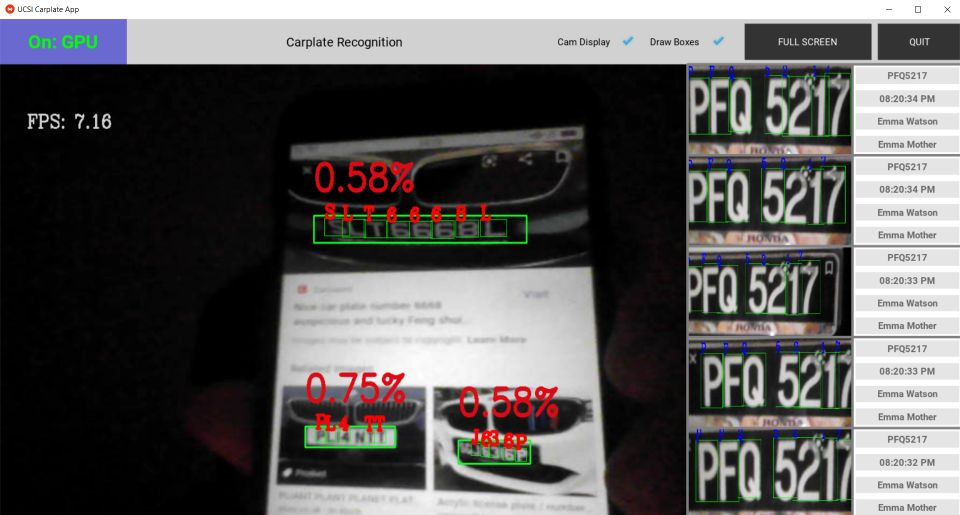
#> input picture img_log/Example1.PNG, 1920 x 1030 px (shown at 1/2 size)
$ python -i utils.py   (imports and definitions only)
#> lines starting #> are read from the running program, lines starting #| are printed output that depends on the picture
#> further down, picture is the input picture: shape (1030, 1920, 3); mean B, G, R 89.6, 90.2, 91.6
import os
import cv2
from datetime import datetime
import time

class Utils:
    # [23 lines left out: function append_date_text, not called in this run]

    @staticmethod
    def increase_brightness(img, value=50):
#> called with value = 50
        hsv = cv2.cvtColor(img, cv2.COLOR_BGR2HSV)
#> hsv: shape (1030, 1920, 3); mean H, S, V 24.2, 18.9, 95.2
        h, s, v = cv2.split(hsv)
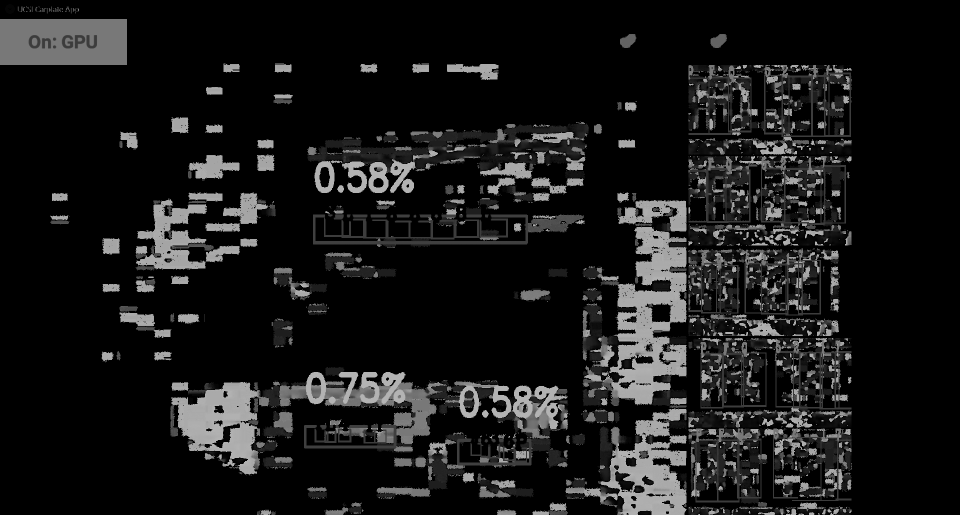
#> h: shape (1030, 1920) (shown at 1/2 size); min 0, max 179, mean 24.2
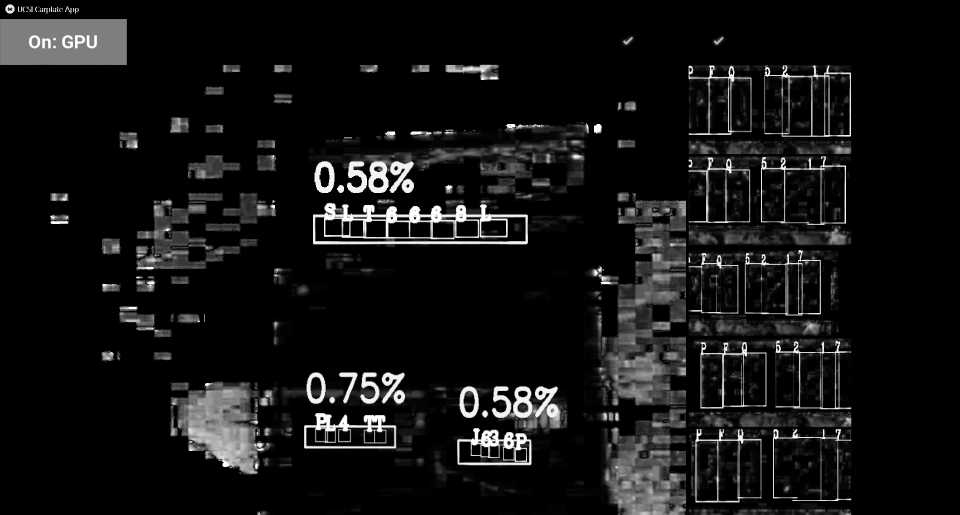
#> s: shape (1030, 1920) (shown at 1/2 size); min 0, max 255, mean 18.9
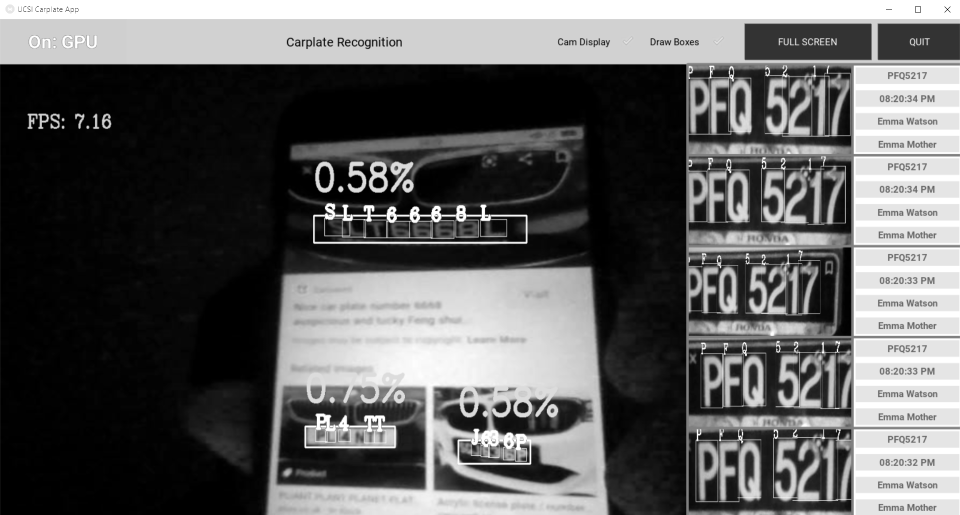
#> v: shape (1030, 1920) (shown at 1/2 size); min 0, max 255, mean 95.2

        lim = 255 - value
        v[v > lim] = 255
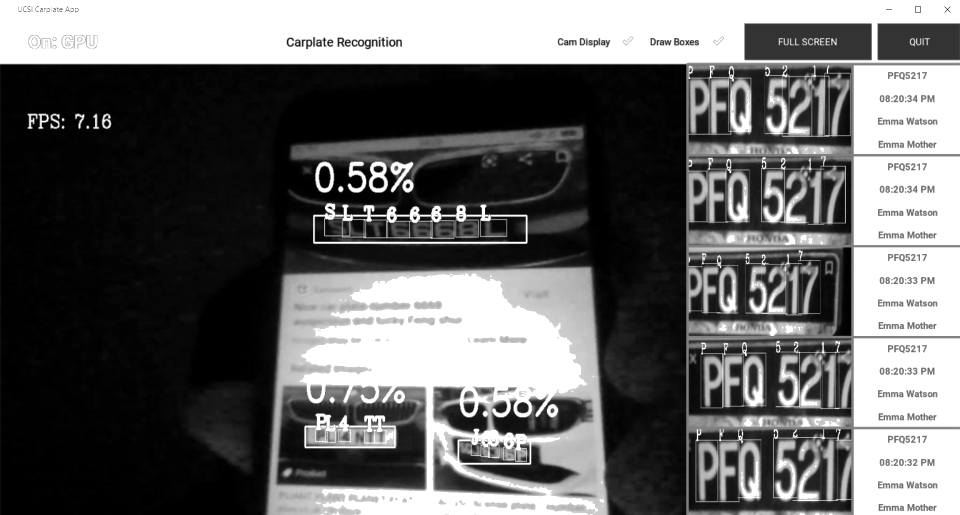
#> v: shape (1030, 1920) (shown at 1/2 size); min 0, max 255, mean 102.3
        v[v <= lim] += value
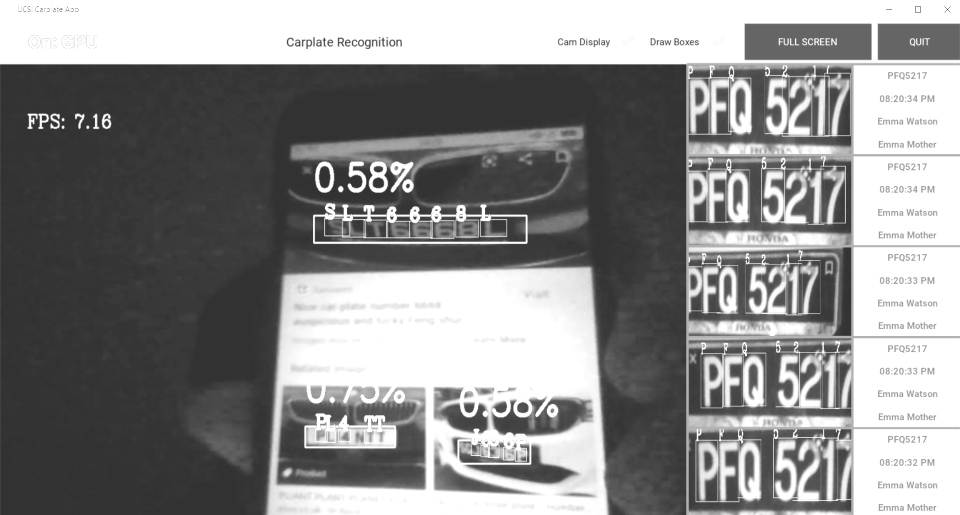
#> v: shape (1030, 1920) (shown at 1/2 size); min 50, max 255, mean 139.1

        final_hsv = cv2.merge((h, s, v))
#> final_hsv: shape (1030, 1920, 3); mean H, S, V 24.2, 18.9, 139.1
        img = cv2.cvtColor(final_hsv, cv2.COLOR_HSV2BGR)
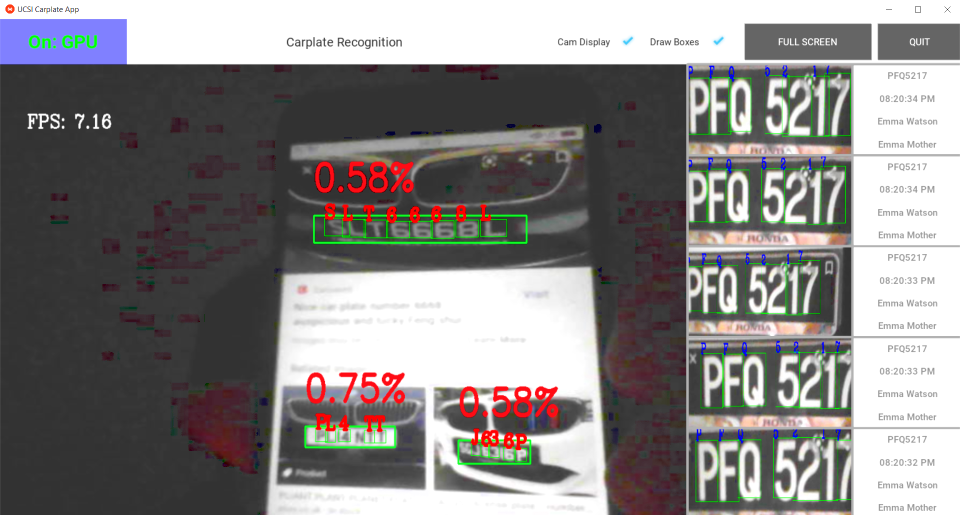
#> img: shape (1030, 1920, 3) (shown at 1/2 size); mean B, G, R 130.9, 131.6, 134.3
        return img

    # [23 lines left out: function put_FPS_Text, not called in this run]

    @staticmethod
    def isVideoFile(inputString):
        return True if inputString.lower().endswith(('.mp4', '.mov', '.avi', '.webm', '.mkv', '.flx')) else False

    @staticmethod
    def isIPCam(inputString):
        return True if inputString.lower().startswith(('rtsp://', 'http://', 'https://')) else False

    @staticmethod
    def isImageFile(inputString):
        return True if inputString.lower().endswith(('.jpg', '.jpeg', '.png', '.webp', '.bmp')) else False

    # [4 lines left out: function makeDirectoryIfNotExist, not called in this run]

>>> import cv2
>>> picture = cv2.imread('img_log/Example1.PNG')
>>> result = Utils().increase_brightness(picture)

$ run again, on img_log/Example2.PNG
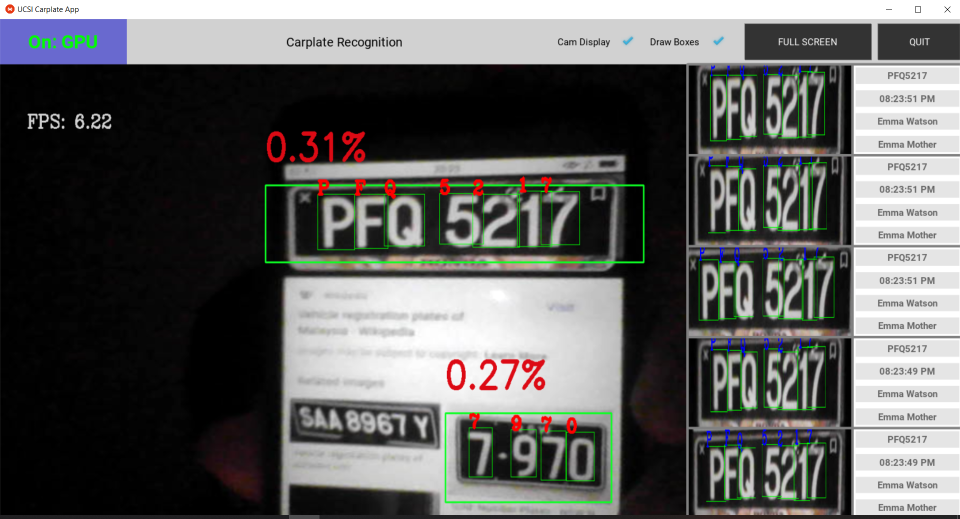
#> input picture img_log/Example2.PNG, 1920 x 1038 px (shown at 1/2 size)
#> picture is the input picture: shape (1038, 1920, 3); mean B, G, R 94, 95.6, 95
#> hsv: shape (1038, 1920, 3); mean H, S, V 24.4, 17.4, 99.5
#> in increase_brightness, `h, s, v = cv2.split(hsv)`:
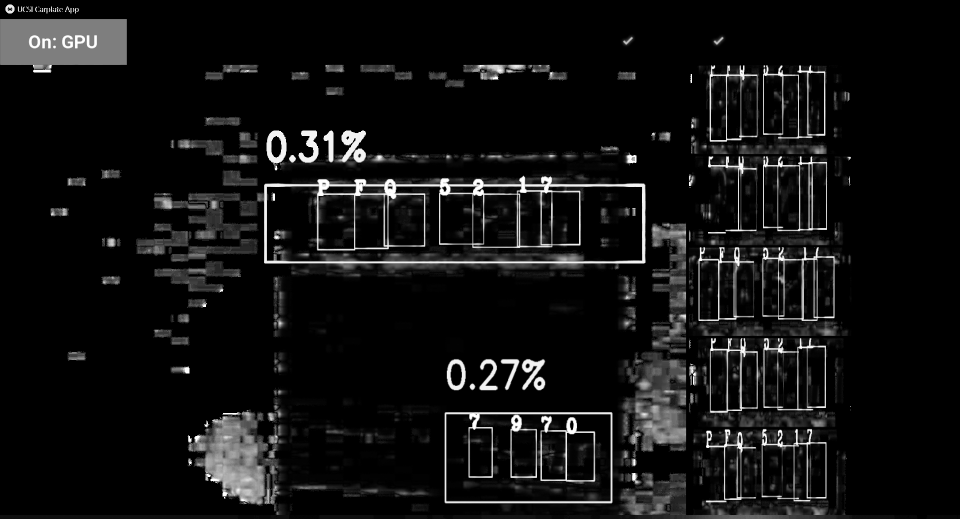
#> s: shape (1038, 1920) (shown at 1/2 size); min 0, max 255, mean 17.4
#> final_hsv: shape (1038, 1920, 3); mean H, S, V 24.4, 17.4, 142.8
#> in increase_brightness, `img = cv2.cvtColor(final_hsv, cv2.COLOR_HSV2BGR)`:
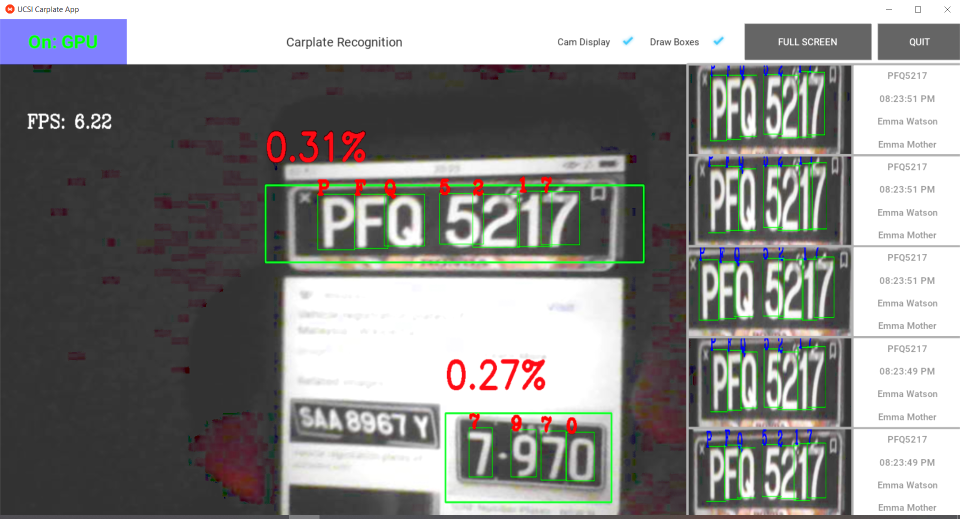
#> img: shape (1038, 1920, 3) (shown at 1/2 size); mean B, G, R 135.1, 137, 137

$ run again, on img_log/Example3.PNG
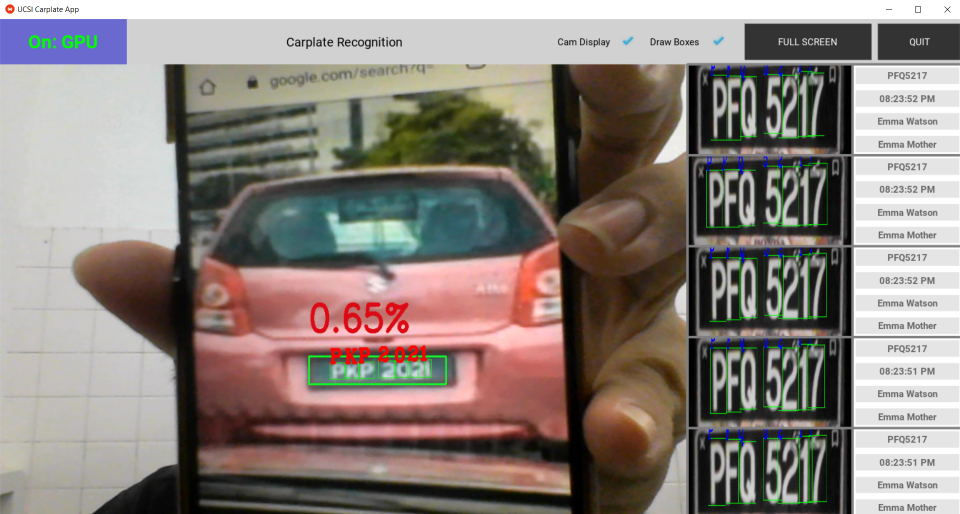
#> input picture img_log/Example3.PNG, 1920 x 1028 px (shown at 1/2 size)
#> picture is the input picture: shape (1028, 1920, 3); mean B, G, R 125.1, 130.9, 140.1
#> hsv: shape (1028, 1920, 3); mean H, S, V 31.9, 50.7, 145.1
#> in increase_brightness, `h, s, v = cv2.split(hsv)`:
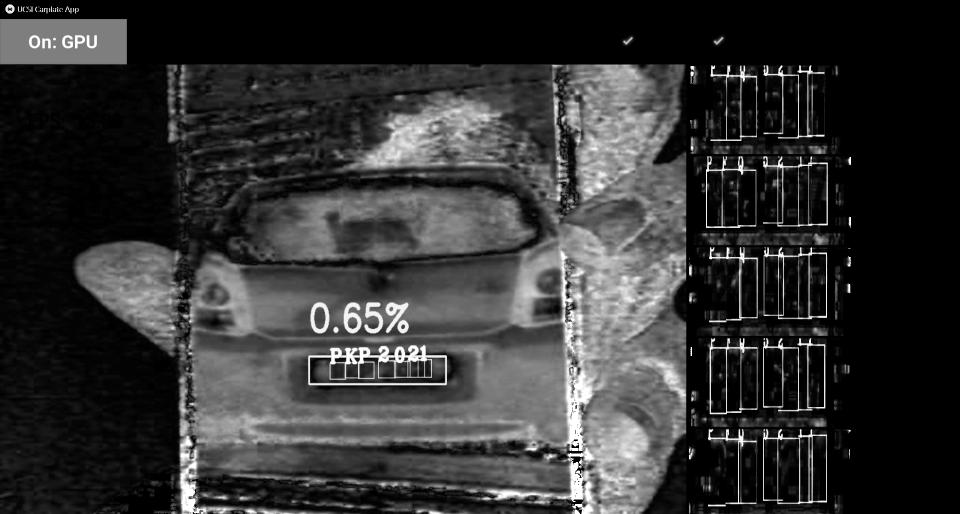
#> s: shape (1028, 1920) (shown at 1/2 size); min 0, max 255, mean 50.7
#> final_hsv: shape (1028, 1920, 3); mean H, S, V 31.9, 50.7, 188.3
#> in increase_brightness, `img = cv2.cvtColor(final_hsv, cv2.COLOR_HSV2BGR)`:
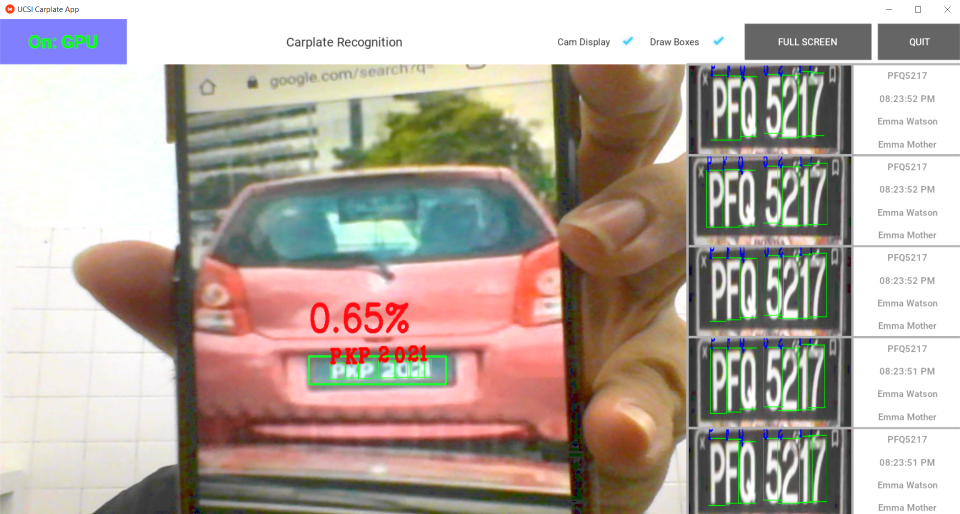
#> img: shape (1028, 1920, 3) (shown at 1/2 size); mean B, G, R 159.9, 169.2, 181.4
